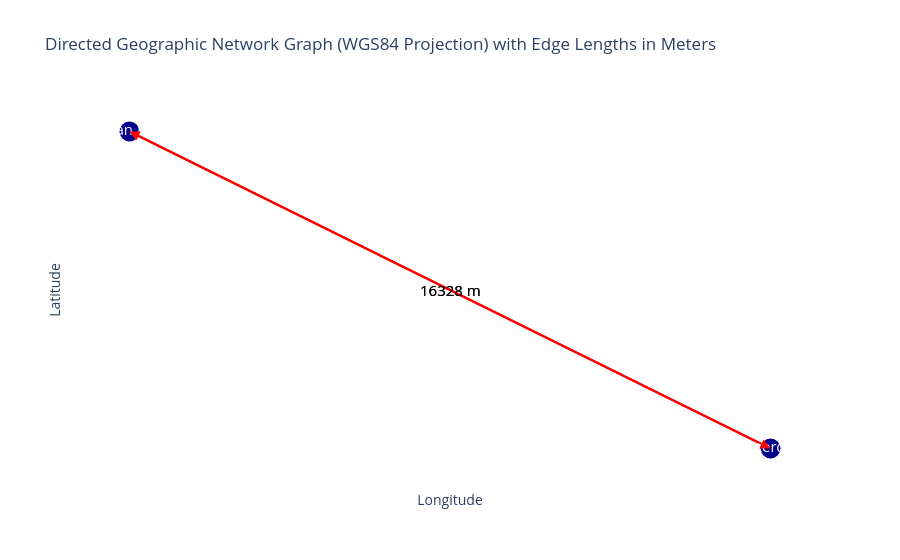

Notebook source saved alongside this figure:
### Code cell
import networkx as nx
from shapely.geometry import Point

# 1) coordinaten (lon, lat)
coords = {
    "Hoek van Holland": (4.1198809998947, 51.977573995722),
    "Rotterdam":(4.3125309998907, 51.891813995749) #(4.481362, 51.912423) (4.3125309998907, 51.891813995749), #Geulhaven Radarpost 10
}

# 2) graph
FG = nx.DiGraph()

# 3) nodes
for name, (lon, lat) in coords.items():
    FG.add_node(name, geometry=Point(lon, lat))

# 4) edges (gericht) - bijvoorbeeld beide richtingen
edge_length = opentnsim.graph.calculate_distance(Point(coords['Hoek van Holland']),Point(coords['Rotterdam']))
edge_geometry_in = LineString([Point(coords['Hoek van Holland']),Point(coords['Rotterdam'])])
edge_geometry_out = LineString([Point(coords['Rotterdam']),Point(coords['Hoek van Holland'])])

FG.add_edge("Hoek van Holland", "Rotterdam", weight=1, geometry = edge_geometry_in, length_m= edge_length)
FG.add_edge("Rotterdam", "Hoek van Holland", weight=1, geometry = edge_geometry_out, length_m= edge_length)

#Geulhaven Radarpost 10
# 5) plotkan h
opentnsim.graph.plot_graph(FG)

### Figure 1 — Plotly figure (JSON) as saved in the notebook; plotly's stock layout.template omitted (floating-point values rounded to 4 significant figures)
{"data": [{"hoverinfo": "none", "line": {"color": "red", "width": 2}, "mode": "lines", "type": "scatter", "x": [4.12, 4.313], "y": [51.98, 51.89]}, {"hoverinfo": "none", "line": {"color": "red", "width": 2}, "mode": "lines", "type": "scatter", "x": [4.313, 4.12], "y": [51.89, 51.98]}, {"hoverinfo": "text", "marker": {"color": "darkblue", "size": 20}, "mode": "markers+text", "text": ["Hoek van Holland", "Rotterdam"], "textfont": {"color": "white", "size": 15}, "textposition": "middle center", "type": "scatter", "x": [4.12, 4.313], "y": [51.98, 51.89]}], "layout": {"annotations": [{"arrowcolor": "red", "arrowhead": 2, "arrowsize": 2, "arrowwidth": 1, "ax": 4.12, "axref": "x", "ay": 51.98, "ayref": "y", "showarrow": true, "x": 4.313, "xref": "x", "y": 51.89, "yref": "y"}, {"arrowcolor": "red", "arrowhead": 2, "arrowsize": 2, "arrowwidth": 1, "ax": 4.313, "axref": "x", "ay": 51.89, "ayref": "y", "showarrow": true, "x": 4.12, "xref": "x", "y": 51.98, "yref": "y"}, {"font": {"color": "black", "size": 15}, "showarrow": false, "text": "16328 m", "x": 4.216, "y": 51.93}, {"font": {"color": "black", "size": 15}, "showarrow": false, "text": "16328 m", "x": 4.216, "y": 51.93}], "plot_bgcolor": "white", "showlegend": false, "title": {"text": "Directed Geographic Network Graph (WGS84 Projection) with Edge Lengths in Meters"}, "xaxis": {"showgrid": false, "showticklabels": false, "title": {"text": "Longitude"}, "zeroline": false}, "yaxis": {"showgrid": false, "showticklabels": false, "title": {"text": "Latitude"}, "zeroline": false}}}
